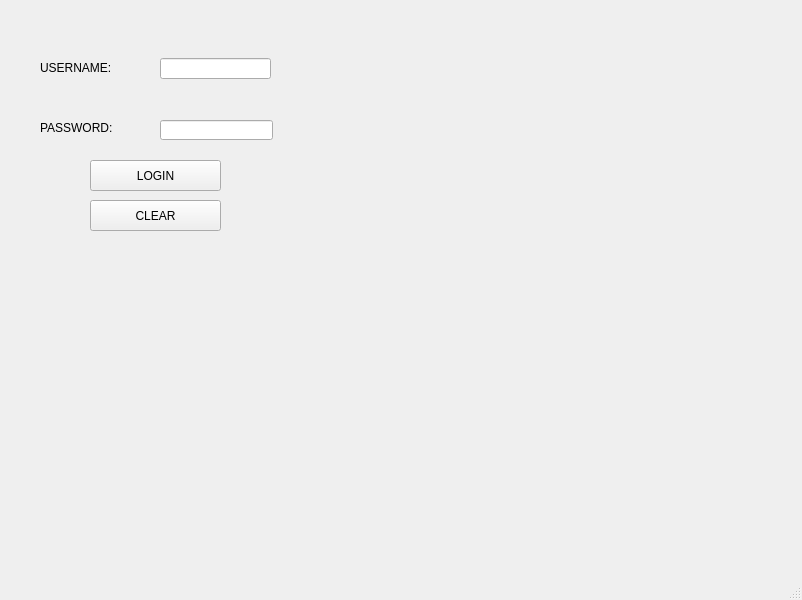
<?xml version="1.0" encoding="UTF-8"?>
<ui version="4.0">
 <class>MainWindow</class>
 <widget class="QMainWindow" name="MainWindow">
  <property name="geometry">
   <rect>
    <x>0</x>
    <y>0</y>
    <width>802</width>
    <height>600</height>
   </rect>
  </property>
  <property name="windowTitle">
   <string>MainWindow</string>
  </property>
  <widget class="QWidget" name="centralwidget">
   <widget class="QPushButton" name="btnLogin">
    <property name="geometry">
     <rect>
      <x>90</x>
      <y>160</y>
      <width>131</width>
      <height>31</height>
     </rect>
    </property>
    <property name="text">
     <string>LOGIN</string>
    </property>
   </widget>
   <widget class="QPushButton" name="btnClear">
    <property name="geometry">
     <rect>
      <x>90</x>
      <y>200</y>
      <width>131</width>
      <height>31</height>
     </rect>
    </property>
    <property name="text">
     <string>CLEAR</string>
    </property>
   </widget>
   <widget class="QLineEdit" name="txtPassword">
    <property name="geometry">
     <rect>
      <x>160</x>
      <y>120</y>
      <width>113</width>
      <height>20</height>
     </rect>
    </property>
   </widget>
   <widget class="QLineEdit" name="txtUsername">
    <property name="geometry">
     <rect>
      <x>160</x>
      <y>58</y>
      <width>111</width>
      <height>21</height>
     </rect>
    </property>
   </widget>
   <widget class="QLabel" name="label">
    <property name="geometry">
     <rect>
      <x>40</x>
      <y>60</y>
      <width>151</width>
      <height>16</height>
     </rect>
    </property>
    <property name="text">
     <string>USERNAME:</string>
    </property>
   </widget>
   <widget class="QLabel" name="labelStauts">
    <property name="geometry">
     <rect>
      <x>40</x>
      <y>240</y>
      <width>361</width>
      <height>16</height>
     </rect>
    </property>
    <property name="text">
     <string/>
    </property>
   </widget>
   <widget class="QLabel" name="label_3">
    <property name="geometry">
     <rect>
      <x>40</x>
      <y>120</y>
      <width>171</width>
      <height>16</height>
     </rect>
    </property>
    <property name="text">
     <string>PASSWORD:</string>
    </property>
   </widget>
  </widget>
  <widget class="QMenuBar" name="menubar">
   <property name="geometry">
    <rect>
     <x>0</x>
     <y>0</y>
     <width>802</width>
     <height>18</height>
    </rect>
   </property>
  </widget>
  <widget class="QStatusBar" name="statusbar"/>
 </widget>
 <resources/>
 <connections/>
</ui>
